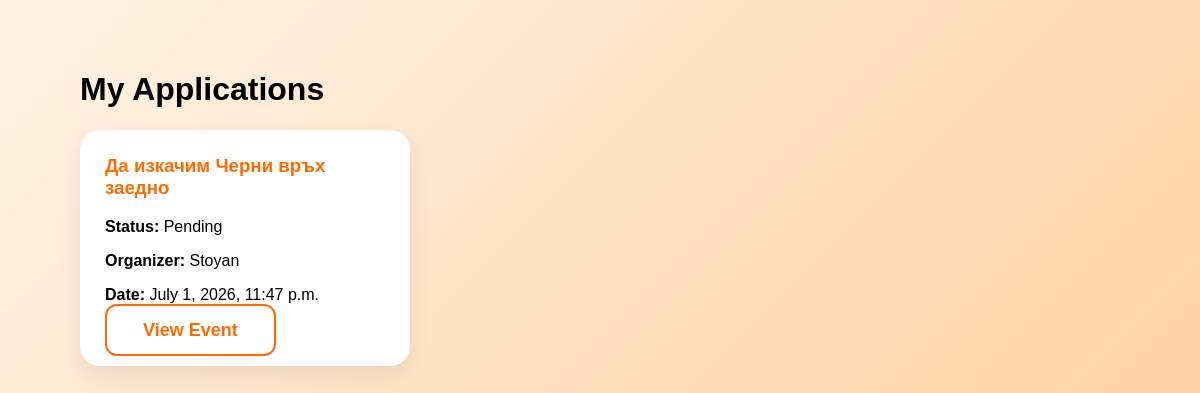
The page /applications/my/ (signed in) on the database as committed earlier.
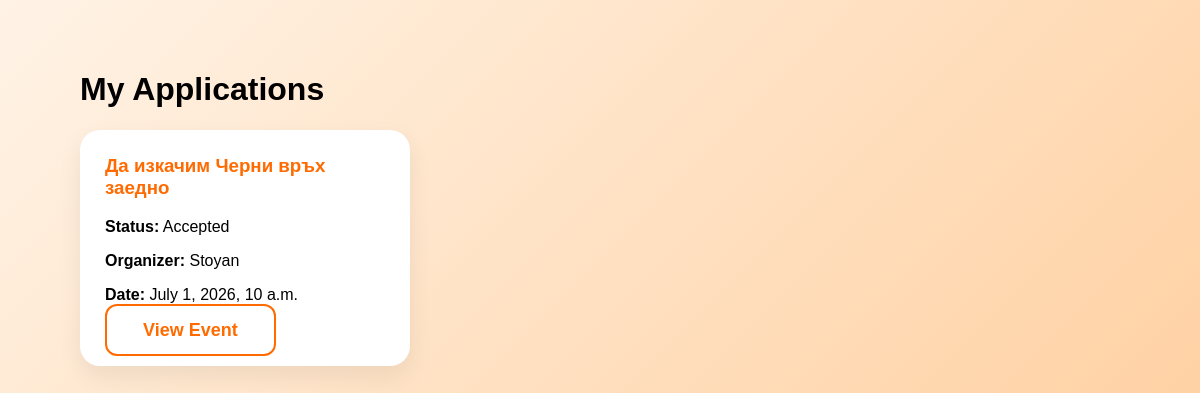
The same page on the database as committed later.
### applications/models.py (models this page shows, shortened)
class Application(models.Model):
    STATUS_CHOICES = [
        ("pending", "Pending"),
        ("accepted", "Accepted"),
        ("rejected", "Rejected"),
    ]
    event = models.ForeignKey(
        Event,
        on_delete=models.CASCADE,
        related_name="applications"
    )
    applicant = models.ForeignKey(
        User,
        on_delete=models.CASCADE,
        related_name="event_applications"
    )
    status = models.CharField(
        max_length=20,
        choices=STATUS_CHOICES,
        default="pending"
    )
    created_at = models.DateTimeField(auto_now_add=True)
    class Meta:
        unique_together = ("event", "applicant")

### events/models.py (models this page shows, shortened)
class Event(models.Model):
    CATEGORY_CHOICES = [
        ("sport", "Sport"),
        ("party", "Party"),
        ("festival", "Festival"),
        ("hiking", "Hiking"),
        ("cinema", "Cinema"),
        ("concert", "Concert"),
        ("games", "Board Games"),
        ("other", "Other"),
    ]
    organizer = models.ForeignKey(
        User,
        on_delete=models.CASCADE,
        related_name="created_events"
    )
    title = models.CharField(max_length=100)
    description = models.TextField()
    category = models.CharField(
        max_length=50,
        choices=CATEGORY_CHOICES
    )
    location = models.CharField(max_length=150)
    date_time = models.DateTimeField()
    max_participants = models.PositiveIntegerField()
    is_adults_only = models.BooleanField(default=False)
    created_at = models.DateTimeField(auto_now_add=True)

### applications/views.py (the view)
# urls.py: path("my/", views.my_applications_view, name="my_applications"),
def my_applications_view(request):
    applications = Application.objects.filter(
        applicant=request.user
    ).order_by("-created_at")
    return render(
        request,
        "applications/my_applications.html",
        {
            "applications": applications
        }
    )

### applications/templates/applications/my_applications.html (shortened to what this page needs)
{% extends "base.html" %}
{% block content %}
<div class="page-container">
    <h1>My Applications</h1>
    <div class="event-grid">
        {% for application in applications %}
            <div class="event-card">
                <h3>{{ application.event.title }}</h3>
                <p>
                    <strong>Status:</strong>
                    {{ application.get_status_display }}
                </p>
                <p>
                    <strong>Organizer:</strong>
                    {{ application.event.organizer.username }}
                </p>
                <p>
                    <strong>Date:</strong>
                    {{ application.event.date_time }}
                </p>
                <a href="/events/{{ application.event.id }}/"
                   class="btn btn-outline">
                    View Event
                </a>
            </div>
        {% endfor %}
    </div>
</div>
{% endblock %}

### accounts/templates/base.html (shortened to what this page needs)
{% load static %}
<!DOCTYPE html>
<html lang="en">
<head>
    <link rel="stylesheet" href="{% static 'css/style.css' %}">
</head>
<body>
{% block content %}
{% endblock %}
</body>
</html>

### accounts/static/css/style.css (style rules this page uses)
body { margin: 0; font-family: Arial, sans-serif; background: linear-gradient(135deg, #fff3e6, #ffd1a3); }
.btn { text-decoration: none; padding: 14px 36px; border-radius: 12px; font-size: 18px; font-weight: bold; }
.btn-outline { border: 2px solid #ff6b00; color: #ff6b00; }
.page-container { padding: 50px 80px; }
.event-grid { display: grid; grid-template-columns: repeat(3, 1fr); gap: 25px; }
.event-card { background: white; padding: 25px; border-radius: 20px; box-shadow: 0 10px 25px rgba(0,0,0,0.07); }
.event-card h3 { color: #ff6b00; margin-top: 0; }

Rows that differ between the two databases and show on the page:
changed Application "Да изкачим Черни връх заедно": status "Pending" → "Accepted"; event.date_time "July 1, 2026, 11:47 p.m." → "July 1, 2026, 10 a.m."
